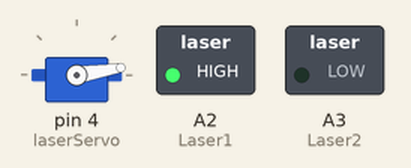
A sketch run on a simulated Arduino Uno, built with avr-gcc and run on an emulated ATmega328P. On the bench: servo, switched loads named in the sketch (green lamp = pin HIGH).

Above: at 0.15 s.
At 4.97 s:
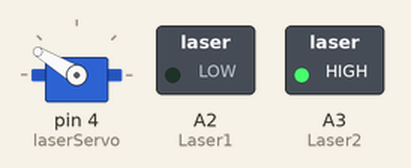
At 9.8 s:
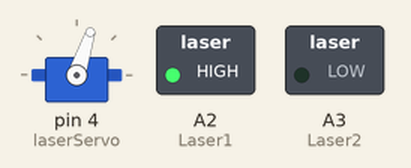
At 19.76 s:
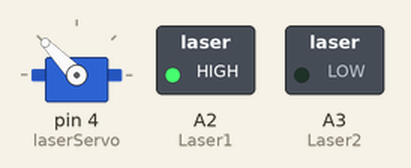
At 29.71 s:
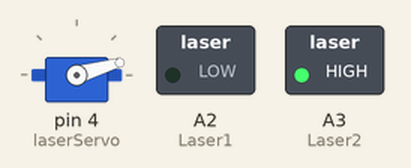
At 39.67 s:
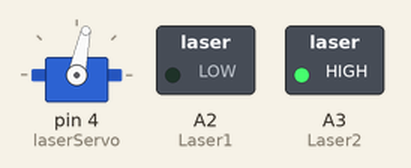
Timing chart, 0 to 40.0 s (numbered marks = the images above):
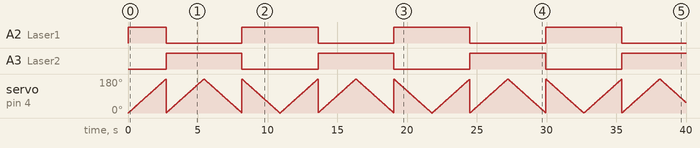

Measured:
- by itself, A2 (Laser1): repeats every 10.9 s: LOW 5.4 s, HIGH 5.5 s
- by itself, A3 (Laser2): alternates HIGH for 5.4 s and LOW for 5.5 s

The sketch:

Temp_SD_Laser.ino
```cpp
#include <Servo.h>

Servo laserServo;

int pos = 0;
int Laser1 = A2;
int Laser2 = A3;

void setup() {
  laserServo.attach(4);  // attaches the servo on pin 9 to the servo object
  pinMode(Laser1, OUTPUT);
  pinMode(Laser2, OUTPUT);

  digitalWrite(Laser1, LOW);
  digitalWrite(Laser2, LOW);
}

void loop() {
  for (pos = 0; pos <= 360; pos += 1) { // goes from 0 degrees to 180 degrees
    if (pos <= 180) {
      laserServo.write(pos);
      digitalWrite(Laser1, HIGH);
      digitalWrite(Laser2, LOW);
    } else {
      laserServo.write(pos - 180);
      digitalWrite(Laser1, LOW);
      digitalWrite(Laser2, HIGH);
    }
    delay(15);                       // waits 15ms for the servo to reach the position
  }
  for (pos = 360; pos >= 0; pos -= 1) { // goes from 180 degrees to 0 degrees
    if (pos <= 180) {
      laserServo.write(pos);
      digitalWrite(Laser1, HIGH);
      digitalWrite(Laser2, LOW);
    } else {
      laserServo.write(pos - 180);
      digitalWrite(Laser1, LOW);
      digitalWrite(Laser2, HIGH);
    }
    delay(15);                       // waits 15ms for the servo to reach the position
  }
}
```
